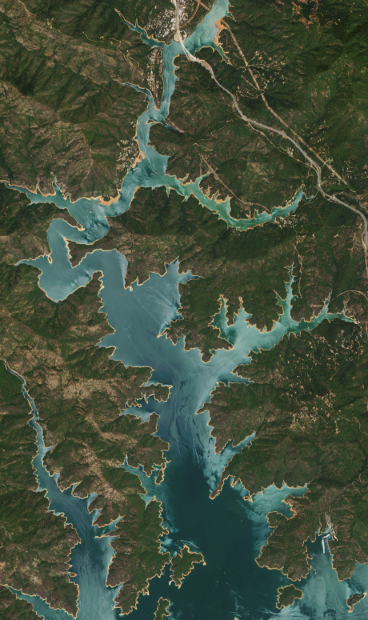
#> input picture jupyter-notebooks/use-cases/water-change/water-level-changes-notebook/images/20160707.png, 368 x 620 px, given in place of 20160707.tif, which was not available
$ python water_change.py   (older library calls are emulated)
#> lines starting #> are read from the running program, lines starting #| are printed output that depends on the picture; after the words box and inside, x2 and y2 are one past the last pixel; in counts of white or black regions, pixels touching at a corner belong together; long printed decimals are rounded; pictures that were not available may be replaced by others from this repository, and a replacement may not be noted
import numpy as np
import cv2 as cv
import imutils
from scipy import ndimage
from skimage.feature import peak_local_max
from skimage.segmentation import watershed
from bokeh.io import output_file, show
from bokeh.plotting import figure
import bokeh.plotting as bk


# Read image
a = cv.imread('20160707.tif')
#> a is the input picture: shape (620, 368, 3); mean B, G, R 61.5, 79.6, 67.6
hsv_a = cv.cvtColor(a, cv.COLOR_BGR2HSV)
#> hsv_a: shape (620, 368, 3); mean H, S, V 49.4, 91.2, 82

b = cv.imread('20160722.tif')
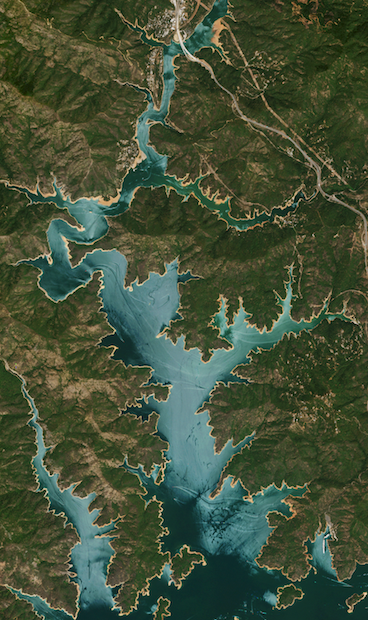
#> input picture jupyter-notebooks/use-cases/water-change/water-level-changes-notebook/images/20160722.png, 368 x 620 px, given in place of 20160722.tif, which was not available
#> b is the input picture: shape (620, 368, 3); mean B, G, R 56.7, 80.8, 67.5
hsv_b = cv.cvtColor(b, cv.COLOR_BGR2HSV)
#> hsv_b: shape (620, 368, 3); mean H, S, V 47.6, 117.2, 83.9

#defining upper and lower bounds to find "blue" in img
low = np.array([55, 0, 0])
high = np.array([118, 255, 255])

#create threshold based upon upper and lower bounds
inner_a = cv.inRange(hsv_a, low, high)
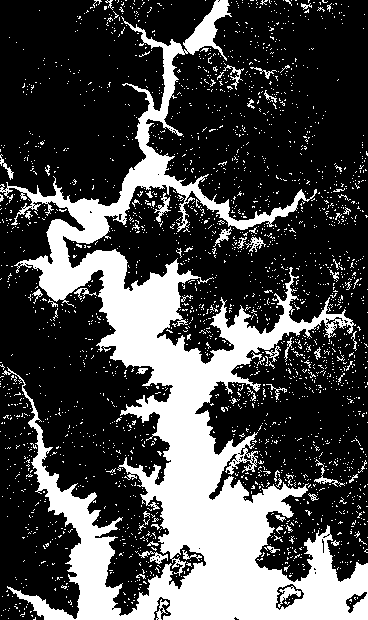
#> inner_a: shape (620, 368); 28.8% white; 2498 white regions (2437 under 20 px), largest, box (x1, y1, x2, y2) and area: (0, 0, 368, 620) 56657, (278, 586, 301, 608) 169, (154, 192, 171, 222) 158
inner_b = cv.inRange(hsv_b, low, high)
#> inner_b: shape (620, 368); 25.8% white; 2746 white regions (2728 under 20 px), largest, box (x1, y1, x2, y2) and area: (17, 0, 368, 620) 51800, (10, 588, 74, 620) 575, (223, 447, 260, 475) 281

cv.imwrite('inner_a.png',inner_a)
cv.imwrite('inner_b.png',inner_b)

#used for eroding and dilating img
kernel = np.ones((5,5),np.uint8)

#erosion and dilation to eliminate noise
erosion_a = cv.erode(inner_a,kernel,iterations = 2)
#> erosion_a: shape (620, 368); 12.9% white; 25 white regions (14 under 20 px), largest, box (x1, y1, x2, y2) and area: (44, 154, 368, 620) 25949, (42, 475, 116, 620) 2617, (125, 600, 153, 620) 234
erosion_b = cv.erode(inner_b,kernel,iterations = 2)
#> erosion_b: shape (620, 368); 12% white; 25 white regions (13 under 20 px), largest, box (x1, y1, x2, y2) and area: (86, 256, 368, 620) 22416, (52, 488, 115, 620) 2397, (45, 203, 124, 295) 1375

innerA = cv.dilate(erosion_a,kernel,iterations = 1)
#> innerA: shape (620, 368); 16.6% white; 13 white regions, largest, box (x1, y1, x2, y2) and area: (38, 152, 368, 620) 32915, (40, 473, 118, 620) 3555, (188, 18, 213, 49) 427
innerB = cv.dilate(erosion_b,kernel,iterations = 1)
#> innerB: shape (620, 368); 15.6% white; 16 white regions, largest, box (x1, y1, x2, y2) and area: (84, 254, 368, 620) 27258, (41, 474, 117, 620) 3346, (43, 154, 165, 297) 3258

cv.imwrite('innerA.png',innerA)
cv.imwrite('innerB.png',innerB)

# compute the exact Euclidean distance from every binary
# pixel to the nearest zero pixel, then find peaks in this
# distance map
eucl_a = ndimage.distance_transform_edt(innerA)
eucl_b = ndimage.distance_transform_edt(innerB)

localMaxA = peak_local_max(eucl_a, indices=False, labels=innerA)
#> localMaxA: shape (620, 368) bool; 0.22% white in thin lines or dots, all inside (x1, y1, x2, y2) = (40, 8, 367, 619)
localMaxB = peak_local_max(eucl_b, indices=False, labels=innerB)


# perform a connected component analysis on the local peaks,
# using 8-connectivity, then appy the Watershed algorithm
markers_a = ndimage.label(localMaxA, structure=np.ones((3, 3)))[0]
#> markers_a: shape (620, 368) int32; 261 distinct labels, from 0 to 260
markers_b = ndimage.label(localMaxB, structure=np.ones((3, 3)))[0]
#> markers_b: shape (620, 368) int32; 239 distinct labels, from 0 to 238

labels_a = watershed(-eucl_a, markers_a, mask=innerA)
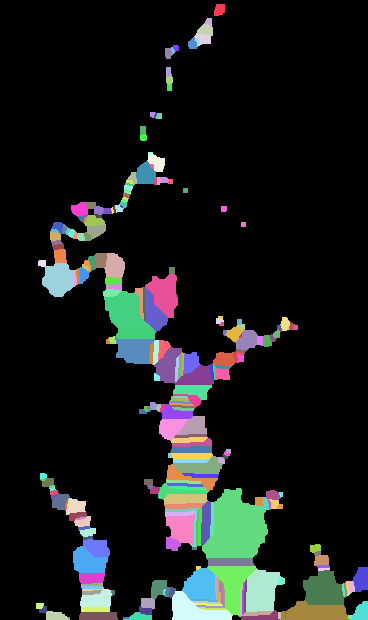
#> labels_a: shape (620, 368) int32; 261 distinct labels, from 0 to 260; one colour per label, 0 black
labels_b = watershed(-eucl_b, markers_b, mask=innerB)
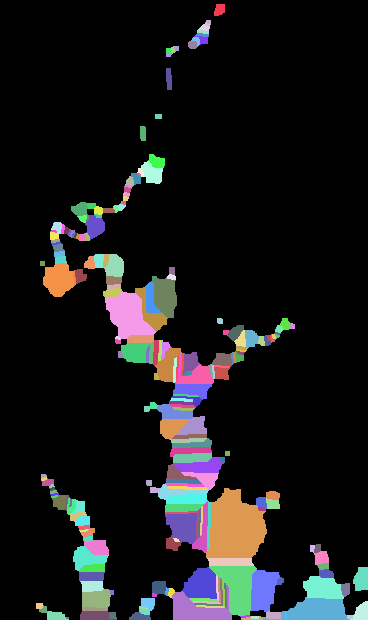
#> labels_b: shape (620, 368) int32; 239 distinct labels, from 0 to 238; one colour per label, 0 black

def get_area(labels, inner_mask, img):
    area = 0
    for label in np.unique(labels):

	# ignoring zero label bc it represents background/land
        if label== 0:
            continue

	# otherwise, allocate memory for the label region and draw
	# it on the mask
        mask = np.zeros(inner_mask.shape, dtype="uint8")
        mask[labels == label] = 255

	# detect contours in the mask and grab the largest one
        contours = cv.findContours(mask, cv.RETR_EXTERNAL, cv.CHAIN_APPROX_SIMPLE)
        contours = imutils.grab_contours(contours)
        #fill contour area with color <= idk if this is necessary
        cv.fillPoly(img, pts=contours, color=(0,255,255))

    #get area from contours
        a = cv.contourArea(contours[0])
        area+=a
#> this loop made 261 passes
#> (a, area) on passes 2 to 4: (93, 93), (31, 124), (121.5, 245.5)
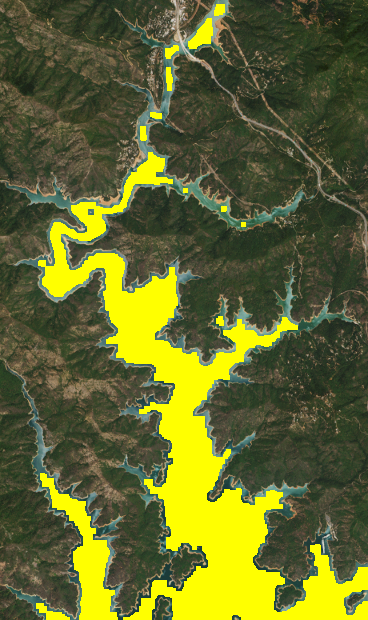
#> img: shape (620, 368, 3); mean B, G, R 45.6, 105.9, 99.9
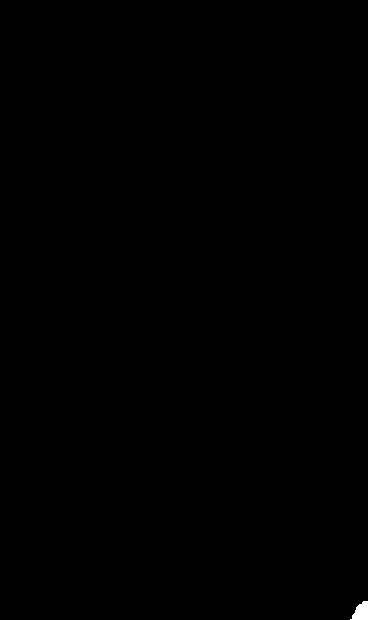
#> mask: shape (620, 368); 0.1% white; 1 white region, box (x1, y1, x2, y2) and area: (350, 601, 368, 620) 233
#> after the loop, area = 31990

    #saving image with contour filled in (optional visualization)
    cv.imwrite('mask.png', img)

    return area

#apply function to both images to get contour and area
area_a = get_area(labels_a, innerA, a)
#> area_a = 31990
area_b = get_area(labels_b, innerB, b)
#> the loop in get_area (call 2), `for label in np.unique(labels):` made 239 passes
#> (a, area) on passes 2, 5, 6: (90.5, 90.5), (39.5, 146.5), (23, 169.5)
#> after the loop in get_area (call 2), `for label in np.unique(labels):`:
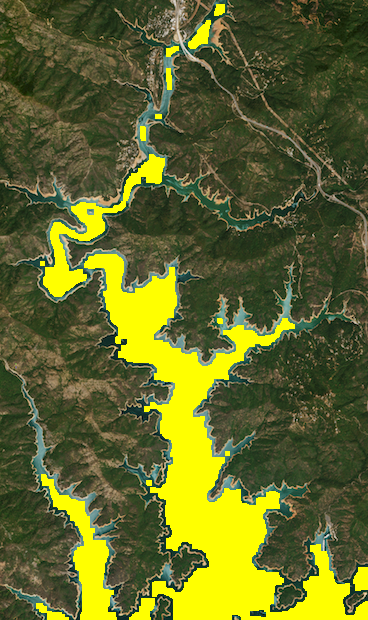
#> img: shape (620, 368, 3); mean B, G, R 41.7, 105.3, 98.5
#> after the loop in get_area (call 2), `for label in np.unique(labels):`: mask: shape (620, 368); 0.1% white; 1 white region, box (x1, y1, x2, y2) and area: (350, 601, 368, 620) 220
#> after the loop in get_area (call 2), `for label in np.unique(labels):`: area = 30262
#> area_b = 30262

#calculate water level difference
water_level_diff = area_b/float(area_a)
#> water_level_diff = 0.946

dates = ['2016-07-13', '2016-09-10']
pixels = [area_a, area_b]
#> pixels = [31990, 30262]

plt = figure(x_range=dates, plot_height=275, title="Reservoir Pixels",
           toolbar_location=None, tools="")

plt.vbar(x=dates, top=pixels, width=0.3, fill_color="#cfe31e")

plt.xgrid.grid_line_color = None
plt.y_range.start = 0
plt.xaxis.axis_label = "Date"
plt.yaxis.axis_label = "Sum(Pixels)"

#saves as a html file
bk.save(plt)
show(plt)

if __name__ == "__main__":
    print(area_a)
#| 31990.0
    print(area_b)
#| 30262.0
    print(water_level_diff)
#| 0.946
    print("Percent change {0}%".format(((area_b/float(area_a))-1)*100))
#| Percent change -5.402%
